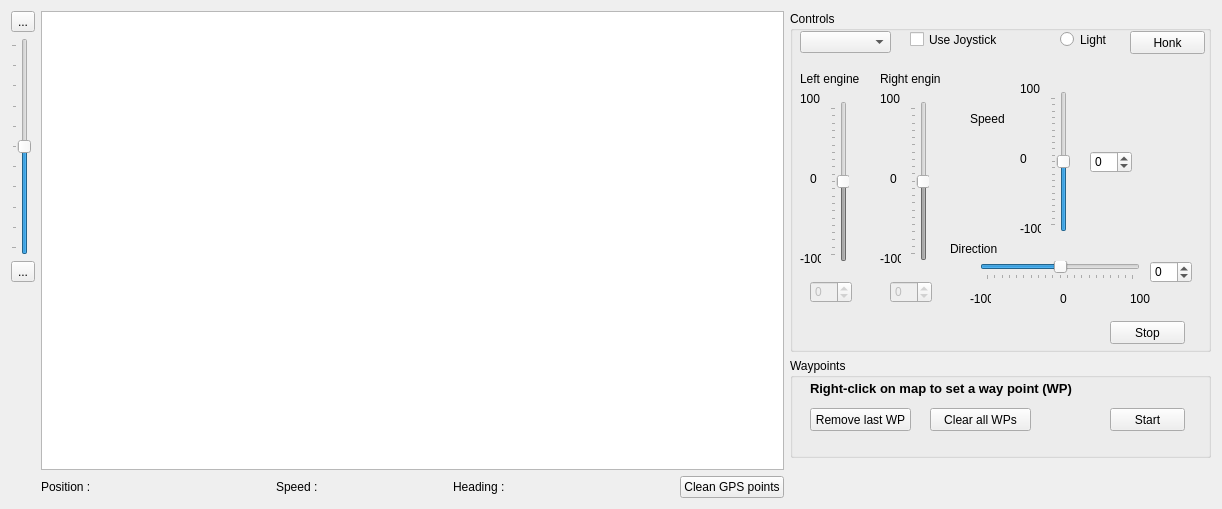
      <widget class="QWidget" name="tab">
       <attribute name="title">
        <string>Navigation</string>
       </attribute>
       <layout class="QHBoxLayout" name="horizontalLayout_5">
        <item>
         <layout class="QVBoxLayout" name="verticalLayout_4">
          <item>
           <layout class="QHBoxLayout" name="horizontalLayout_3">
            <item>
             <layout class="QVBoxLayout" name="verticalLayout_8">
              <item>
               <widget class="QToolButton" name="zoomInBtn">
                <property name="text">
                 <string>...</string>
                </property>
                <property name="icon">
                 <iconset resource="images.qrc">
                  <normaloff>:/images/zoom.png</normaloff>:/images/zoom.png</iconset>
                </property>
                <property name="iconSize">
                 <size>
                  <width>25</width>
                  <height>25</height>
                 </size>
                </property>
               </widget>
              </item>
              <item>
               <widget class="QSlider" name="zoomSlider">
                <property name="maximum">
                 <number>100</number>
                </property>
                <property name="value">
                 <number>50</number>
                </property>
                <property name="orientation">
                 <enum>Qt::Vertical</enum>
                </property>
                <property name="tickPosition">
                 <enum>QSlider::TicksAbove</enum>
                </property>
               </widget>
              </item>
              <item>
               <widget class="QToolButton" name="zoomOutBtn">
                <property name="text">
                 <string>...</string>
                </property>
                <property name="icon">
                 <iconset resource="images.qrc">
                  <normaloff>:/images/zoom.png</normaloff>:/images/zoom.png</iconset>
                </property>
               </widget>
              </item>
              <item>
               <spacer name="verticalSpacer_2">
                <property name="orientation">
                 <enum>Qt::Vertical</enum>
                </property>
                <property name="sizeHint" stdset="0">
                 <size>
                  <width>20</width>
                  <height>40</height>
                 </size>
                </property>
               </spacer>
              </item>
             </layout>
            </item>
            <item>
             <layout class="QVBoxLayout" name="verticalLayout_7">
              <item>
               <widget class="QGraphicsView" name="graphicsView"/>
              </item>
              <item>
               <layout class="QHBoxLayout" name="horizontalLayout_4">
                <item>
                 <widget class="QLabel" name="label_32">
                  <property name="text">
                   <string>Position : </string>
                  </property>
                 </widget>
                </item>
                <item>
                 <widget class="QLabel" name="positionLabel">
                  <property name="sizePolicy">
                   <sizepolicy hsizetype="Fixed" vsizetype="Preferred">
                    <horstretch>0</horstretch>
                    <verstretch>0</verstretch>
                   </sizepolicy>
                  </property>
                  <property name="minimumSize">
                   <size>
                    <width>150</width>
                    <height>0</height>
                   </size>
                  </property>
                  <property name="text">
                   <string/>
                  </property>
                 </widget>
                </item>
                <item>
                 <spacer name="horizontalSpacer_5">
                  <property name="orientation">
                   <enum>Qt::Horizontal</enum>
                  </property>
                  <property name="sizeType">
                   <enum>QSizePolicy::Fixed</enum>
                  </property>
                  <property name="sizeHint" stdset="0">
                   <size>
                    <width>20</width>
                    <height>20</height>
                   </size>
                  </property>
                 </spacer>
                </item>
                <item>
                 <widget class="QLabel" name="label_33">
                  <property name="text">
                   <string>Speed : </string>
                  </property>
                 </widget>
                </item>
                <item>
                 <widget class="QLabel" name="speedLabel">
                  <property name="sizePolicy">
                   <sizepolicy hsizetype="Fixed" vsizetype="Preferred">
                    <horstretch>0</horstretch>
                    <verstretch>0</verstretch>
                   </sizepolicy>
                  </property>
                  <property name="minimumSize">
                   <size>
                    <width>100</width>
                    <height>0</height>
                   </size>
                  </property>
                  <property name="text">
                   <string/>
                  </property>
                 </widget>
                </item>
                <item>
                 <spacer name="horizontalSpacer_7">
                  <property name="orientation">
                   <enum>Qt::Horizontal</enum>
                  </property>
                  <property name="sizeType">
                   <enum>QSizePolicy::Fixed</enum>
                  </property>
                  <property name="sizeHint" stdset="0">
                   <size>
                    <width>20</width>
                    <height>20</height>
                   </size>
                  </property>
                 </spacer>
                </item>
                <item>
                 <widget class="QLabel" name="label_35">
                  <property name="text">
                   <string>Heading : </string>
                  </property>
                 </widget>
                </item>
                <item>
                 <widget class="QLabel" name="headingLabel">
                  <property name="sizePolicy">
                   <sizepolicy hsizetype="Fixed" vsizetype="Preferred">
                    <horstretch>0</horstretch>
                    <verstretch>0</verstretch>
                   </sizepolicy>
                  </property>
                  <property name="minimumSize">
                   <size>
                    <width>120</width>
                    <height>0</height>
                   </size>
                  </property>
                  <property name="baseSize">
                   <size>
                    <width>0</width>
                    <height>0</height>
                   </size>
                  </property>
                  <property name="text">
                   <string/>
                  </property>
                 </widget>
                </item>
                <item>
                 <spacer name="horizontalSpacer">
                  <property name="orientation">
                   <enum>Qt::Horizontal</enum>
                  </property>
                  <property name="sizeHint" stdset="0">
                   <size>
                    <width>40</width>
                    <height>20</height>
                   </size>
                  </property>
                 </spacer>
                </item>
                <item>
                 <widget class="QPushButton" name="cleanGPSBtn">
                  <property name="text">
                   <string>Clean GPS points</string>
                  </property>
                 </widget>
                </item>
               </layout>
              </item>
             </layout>
            </item>
            <item>
             <layout class="QVBoxLayout" name="verticalLayout_6">
              <item>
               <widget class="QGroupBox" name="groupBox_4">
                <property name="sizePolicy">
                 <sizepolicy hsizetype="Fixed" vsizetype="Fixed">
                  <horstretch>0</horstretch>
                  <verstretch>0</verstretch>
                 </sizepolicy>
                </property>
                <property name="minimumSize">
                 <size>
                  <width>421</width>
                  <height>341</height>
                 </size>
                </property>
                <property name="baseSize">
                 <size>
                  <width>421</width>
                  <height>341</height>
                 </size>
                </property>
                <property name="title">
                 <string>Controls</string>
                </property>
                <widget class="QPushButton" name="stopBtn">
                 <property name="geometry">
                  <rect>
                   <x>320</x>
                   <y>310</y>
                   <width>75</width>
                   <height>23</height>
                  </rect>
                 </property>
                 <property name="text">
                  <string>Stop</string>
                 </property>
                </widget>
                <widget class="QSpinBox" name="rightSpinBox">
                 <property name="enabled">
                  <bool>false</bool>
                 </property>
                 <property name="geometry">
                  <rect>
                   <x>100</x>
                   <y>270</y>
                   <width>42</width>
                   <height>22</height>
                  </rect>
                 </property>
                 <property name="minimum">
                  <number>-100</number>
                 </property>
                 <property name="maximum">
                  <number>100</number>
                 </property>
                </widget>
                <widget class="QLabel" name="label_16">
                 <property name="geometry">
                  <rect>
                   <x>90</x>
                   <y>60</y>
                   <width>61</width>
                   <height>16</height>
                  </rect>
                 </property>
                 <property name="text">
                  <string>Right engine</string>
                 </property>
                </widget>
                <widget class="QLabel" name="label_15">
                 <property name="geometry">
                  <rect>
                   <x>10</x>
                   <y>60</y>
                   <width>61</width>
                   <height>16</height>
                  </rect>
                 </property>
                 <property name="text">
                  <string>Left engine</string>
                 </property>
                </widget>
                <widget class="QLabel" name="label_7">
                 <property name="geometry">
                  <rect>
                   <x>230</x>
                   <y>70</y>
                   <width>21</width>
                   <height>16</height>
                  </rect>
                 </property>
                 <property name="text">
                  <string>100</string>
                 </property>
                </widget>
                <widget class="QSlider" name="rightSlider">
                 <property name="enabled">
                  <bool>false</bool>
                 </property>
                 <property name="geometry">
                  <rect>
                   <x>120</x>
                   <y>90</y>
                   <width>19</width>
                   <height>160</height>
                  </rect>
                 </property>
                 <property name="minimum">
                  <number>-100</number>
                 </property>
                 <property name="maximum">
                  <number>100</number>
                 </property>
                 <property name="value">
                  <number>0</number>
                 </property>
                 <property name="orientation">
                  <enum>Qt::Vertical</enum>
                 </property>
                 <property name="tickPosition">
                  <enum>QSlider::TicksAbove</enum>
                 </property>
                </widget>
                <widget class="QComboBox" name="navModeComboBox">
                 <property name="geometry">
                  <rect>
                   <x>10</x>
                   <y>20</y>
                   <width>91</width>
                   <height>22</height>
                  </rect>
                 </property>
                </widget>
                <widget class="QLabel" name="label_14">
                 <property name="geometry">
                  <rect>
                   <x>180</x>
                   <y>100</y>
                   <width>51</width>
                   <height>16</height>
                  </rect>
                 </property>
                 <property name="text">
                  <string>Speed</string>
                 </property>
                </widget>
                <widget class="QLabel" name="label_2">
                 <property name="geometry">
                  <rect>
                   <x>100</x>
                   <y>160</y>
                   <width>16</width>
                   <height>16</height>
                  </rect>
                 </property>
                 <property name="text">
                  <string>0</string>
                 </property>
                </widget>
                <widget class="QLabel" name="label_6">
                 <property name="geometry">
                  <rect>
                   <x>90</x>
                   <y>240</y>
                   <width>21</width>
                   <height>16</height>
                  </rect>
                 </property>
                 <property name="text">
                  <string>-100</string>
                 </property>
                </widget>
                <widget class="QLabel" name="label_12">
                 <property name="geometry">
                  <rect>
                   <x>340</x>
                   <y>280</y>
                   <width>21</width>
                   <height>16</height>
                  </rect>
                 </property>
                 <property name="text">
                  <string>100</string>
                 </property>
                </widget>
                <widget class="QLabel" name="label_10">
                 <property name="geometry">
                  <rect>
                   <x>230</x>
                   <y>210</y>
                   <width>21</width>
                   <height>16</height>
                  </rect>
                 </property>
                 <property name="text">
                  <string>-100</string>
                 </property>
                </widget>
                <widget class="QLabel" name="label_4">
                 <property name="geometry">
                  <rect>
                   <x>90</x>
                   <y>80</y>
                   <width>21</width>
                   <height>16</height>
                  </rect>
                 </property>
                 <property name="text">
                  <string>100</string>
                 </property>
                </widget>
                <widget class="QSpinBox" name="speedSpinBox">
                 <property name="geometry">
                  <rect>
                   <x>300</x>
                   <y>140</y>
                   <width>42</width>
                   <height>22</height>
                  </rect>
                 </property>
                 <property name="minimum">
                  <number>-100</number>
                 </property>
                 <property name="maximum">
                  <number>100</number>
                 </property>
                 <property name="value">
                  <number>0</number>
                 </property>
                </widget>
                <widget class="QLabel" name="label_5">
                 <property name="geometry">
                  <rect>
                   <x>10</x>
                   <y>240</y>
                   <width>21</width>
                   <height>16</height>
                  </rect>
                 </property>
                 <property name="text">
                  <string>-100</string>
                 </property>
                </widget>
                <widget class="QLabel" name="label_13">
                 <property name="geometry">
                  <rect>
                   <x>160</x>
                   <y>230</y>
                   <width>51</width>
                   <height>16</height>
                  </rect>
                 </property>
                 <property name="text">
                  <string>Direction</string>
                 </property>
                </widget>
                <widget class="QRadioButton" name="lightBtn">
                 <property name="geometry">
                  <rect>
                   <x>270</x>
                   <y>20</y>
                   <width>51</width>
                   <height>17</height>
                  </rect>
                 </property>
                 <property name="text">
                  <string>Light</string>
                 </property>
                </widget>
                <widget class="QSlider" name="speedSlider">
                 <property name="geometry">
                  <rect>
                   <x>260</x>
                   <y>80</y>
                   <width>20</width>
                   <height>141</height>
                  </rect>
                 </property>
                 <property name="minimum">
                  <number>-100</number>
                 </property>
                 <property name="maximum">
                  <number>100</number>
                 </property>
                 <property name="orientation">
                  <enum>Qt::Vertical</enum>
                 </property>
                 <property name="tickPosition">
                  <enum>QSlider::TicksAbove</enum>
                 </property>
                </widget>
                <widget class="QLabel" name="label_9">
                 <property name="geometry">
                  <rect>
                   <x>270</x>
                   <y>280</y>
                   <width>16</width>
                   <height>16</height>
                  </rect>
                 </property>
                 <property name="text">
                  <string>0</string>
                 </property>
                </widget>
                <widget class="QLabel" name="label_8">
                 <property name="geometry">
                  <rect>
                   <x>230</x>
                   <y>140</y>
                   <width>16</width>
                   <height>16</height>
                  </rect>
                 </property>
                 <property name="text">
                  <string>0</string>
                 </property>
                </widget>
                <widget class="QSpinBox" name="directionSpinBox">
                 <property name="geometry">
                  <rect>
                   <x>360</x>
                   <y>250</y>
                   <width>42</width>
                   <height>22</height>
                  </rect>
                 </property>
                 <property name="minimum">
                  <number>-100</number>
                 </property>
                 <property name="maximum">
                  <number>100</number>
                 </property>
                 <property name="value">
                  <number>0</number>
                 </property>
                </widget>
                <widget class="QLabel" name="label">
                 <property name="geometry">
                  <rect>
                   <x>20</x>
                   <y>160</y>
                   <width>16</width>
                   <height>16</height>
                  </rect>
                 </property>
                 <property name="text">
                  <string>0</string>
                 </property>
                </widget>
                <widget class="QSlider" name="directionSlider">
                 <property name="geometry">
                  <rect>
                   <x>190</x>
                   <y>250</y>
                   <width>160</width>
                   <height>19</height>
                  </rect>
                 </property>
                 <property name="minimum">
                  <number>-100</number>
                 </property>
                 <property name="maximum">
                  <number>100</number>
                 </property>
                 <property name="orientation">
                  <enum>Qt::Horizontal</enum>
                 </property>
                 <property name="tickPosition">
                  <enum>QSlider::TicksBelow</enum>
                 </property>
                </widget>
                <widget class="QCheckBox" name="joystickCheckbox">
                 <property name="geometry">
                  <rect>
                   <x>120</x>
                   <y>20</y>
                   <width>91</width>
                   <height>17</height>
                  </rect>
                 </property>
                 <property name="text">
                  <string>Use Joystick</string>
                 </property>
                </widget>
                <widget class="QSlider" name="leftSlider">
                 <property name="enabled">
                  <bool>false</bool>
                 </property>
                 <property name="geometry">
                  <rect>
                   <x>40</x>
                   <y>90</y>
                   <width>19</width>
                   <height>161</height>
                  </rect>
                 </property>
                 <property name="minimum">
                  <number>-100</number>
                 </property>
                 <property name="maximum">
                  <number>100</number>
                 </property>
                 <property name="value">
                  <number>0</number>
                 </property>
                 <property name="orientation">
                  <enum>Qt::Vertical</enum>
                 </property>
                 <property name="tickPosition">
                  <enum>QSlider::TicksAbove</enum>
                 </property>
                </widget>
                <widget class="QPushButton" name="honkBtn">
                 <property name="geometry">
                  <rect>
                   <x>340</x>
                   <y>20</y>
                   <width>75</width>
                   <height>23</height>
                  </rect>
                 </property>
                 <property name="text">
                  <string>Honk</string>
                 </property>
                </widget>
                <widget class="QLabel" name="label_11">
                 <property name="geometry">
                  <rect>
                   <x>180</x>
                   <y>280</y>
                   <width>21</width>
                   <height>16</height>
                  </rect>
                 </property>
                 <property name="text">
                  <string>-100</string>
                 </property>
                </widget>
                <widget class="QSpinBox" name="leftSpinBox">
                 <property name="enabled">
                  <bool>false</bool>
                 </property>
                 <property name="geometry">
                  <rect>
                   <x>20</x>
                   <y>270</y>
                   <width>42</width>
                   <height>22</height>
                  </rect>
                 </property>
                 <property name="minimum">
                  <number>-100</number>
                 </property>
                 <property name="maximum">
                  <number>100</number>
                 </property>
                 <property name="value">
                  <number>0</number>
                 </property>
                </widget>
                <widget class="QLabel" name="label_3">
                 <property name="geometry">
                  <rect>
                   <x>10</x>
                   <y>80</y>
                   <width>21</width>
                   <height>16</height>
                  </rect>
                 </property>
                 <property name="text">
                  <string>100</string>
                 </property>
                </widget>
               </widget>
              </item>
              <item>
               <widget class="QGroupBox" name="waypointGroupBox">
                <property name="sizePolicy">
                 <sizepolicy hsizetype="Preferred" vsizetype="Fixed">
                  <horstretch>0</horstretch>
                  <verstretch>0</verstretch>
                 </sizepolicy>
                </property>
                <property name="minimumSize">
                 <size>
                  <width>0</width>
                  <height>100</height>
                 </size>
                </property>
                <property name="title">
                 <string>Waypoints</string>
                </property>
                <widget class="QLabel" name="label_20">
                 <property name="geometry">
                  <rect>
                   <x>20</x>
                   <y>20</y>
                   <width>311</width>
                   <height>21</height>
                  </rect>
                 </property>
                 <property name="font">
                  <font>
                   <pointsize>10</pointsize>
                   <weight>75</weight>
                   <bold>true</bold>
                  </font>
                 </property>
                 <property name="text">
                  <string>Right-click on map to set a way point (WP)</string>
                 </property>
                </widget>
                <widget class="QPushButton" name="clearWpBtn">
                 <property name="geometry">
                  <rect>
                   <x>140</x>
                   <y>50</y>
                   <width>101</width>
                   <height>23</height>
                  </rect>
                 </property>
                 <property name="text">
                  <string>Clear all WPs</string>
                 </property>
                </widget>
                <widget class="QPushButton" name="removeWpBtn">
                 <property name="geometry">
                  <rect>
                   <x>20</x>
                   <y>50</y>
                   <width>101</width>
                   <height>23</height>
                  </rect>
                 </property>
                 <property name="text">
                  <string>Remove last WP</string>
                 </property>
                </widget>
                <widget class="QPushButton" name="startNavigationWpBtn">
                 <property name="geometry">
                  <rect>
                   <x>320</x>
                   <y>50</y>
                   <width>75</width>
                   <height>23</height>
                  </rect>
                 </property>
                 <property name="text">
                  <string>Start</string>
                 </property>
                </widget>
               </widget>
              </item>
              <item>
               <spacer name="verticalSpacer">
                <property name="orientation">
                 <enum>Qt::Vertical</enum>
                </property>
                <property name="sizeHint" stdset="0">
                 <size>
                  <width>20</width>
                  <height>40</height>
                 </size>
                </property>
               </spacer>
              </item>
             </layout>
            </item>
           </layout>
          </item>
         </layout>
        </item>
       </layout>
      </widget>
